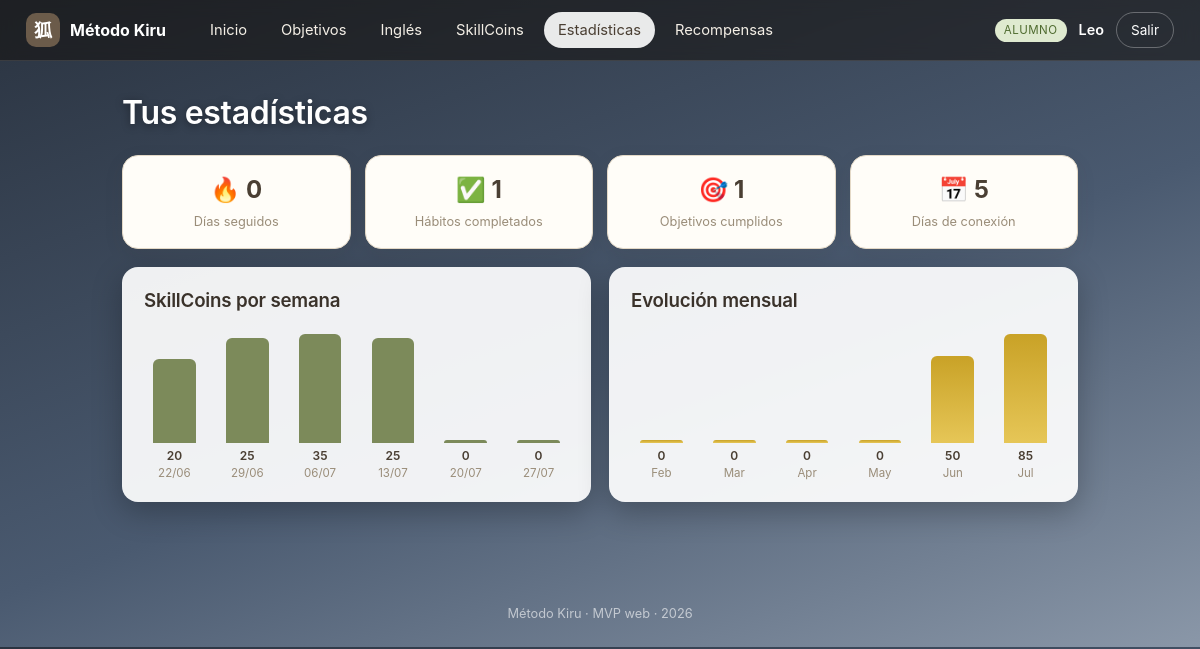
The app's page /alumno/estadisticas.php (signed in) with its own data.
### tables this page shows
CREATE TABLE `usuarios` (
  `id` int(11) NOT NULL AUTO_INCREMENT,
  `username` varchar(50) NOT NULL,
  `password_hash` varchar(255) NOT NULL,
  `rol` enum('alumno','mentor','admin') NOT NULL,
  `nombre` varchar(100) NOT NULL,
  `creado_en` timestamp NOT NULL DEFAULT current_timestamp(),
  PRIMARY KEY (`id`),
  UNIQUE KEY `username` (`username`)
);

CREATE TABLE `alumnos` (
  `id` int(11) NOT NULL AUTO_INCREMENT,
  `usuario_id` int(11) NOT NULL,
  `edad` int(11) DEFAULT NULL,
  `mentor_id` int(11) DEFAULT NULL,
  `nivel_id` int(11) DEFAULT NULL,
  `avatar` varchar(40) DEFAULT 'zorro',
  `mensaje_diario` text DEFAULT NULL,
  `ultima_conexion` datetime DEFAULT NULL,
  PRIMARY KEY (`id`),
  KEY `usuario_id` (`usuario_id`),
  CONSTRAINT `alumnos_ibfk_1` FOREIGN KEY (`usuario_id`) REFERENCES `usuarios` (`id`) ON DELETE CASCADE
);

### includes/functions.php (called while the page is built, shortened)
<?php
require_once __DIR__ . '/../config/db.php';
function e(?string $s): string
{
    return htmlspecialchars($s ?? '', ENT_QUOTES, 'UTF-8');
}
function url(string $path = ''): string
{
    return BASE_URL . '/' . ltrim($path, '/');
}
function asset(string $path): string
{
    $full = __DIR__ . '/../' . ltrim($path, '/');
    $v = @filemtime($full) ?: 1;
    return url($path) . '?v=' . $v;
}
function current_user(): ?array
{
    $stmt = db()->prepare('SELECT * FROM usuarios WHERE id = ?');
    $stmt->execute([$_SESSION['user_id']]);
    return $stmt->fetch() ?: null;
}
function require_login(array $roles = []): array
{
    $user = current_user();
    return $user;
}
function alumno_por_usuario(int $usuarioId): ?array
{
    $stmt = db()->prepare('SELECT * FROM alumnos WHERE usuario_id = ?');
    $stmt->execute([$usuarioId]);
    return $stmt->fetch() ?: null;
}
function sc_total(int $alumnoId): int
{
    $stmt = db()->prepare('SELECT COALESCE(SUM(cantidad),0) FROM skillcoins_log WHERE alumno_id = ?');
    $stmt->execute([$alumnoId]);
    return (int) $stmt->fetchColumn();
}
function niveles_todos(): array
{
    return db()->query('SELECT * FROM niveles ORDER BY orden')->fetchAll();
}
function nivel_actual(array $alumno): array
{
    $niveles = niveles_todos();
    $total = sc_total((int) $alumno['id']);
    $actual = $niveles[0];
    foreach ($niveles as $n) {
        if ($total >= (int) $n['skillcoins_necesarias']) {
            $actual = $n;
        }
    }
    return $actual;
}
function racha_dias(int $alumnoId): int
{
    $stmt = db()->prepare('SELECT fecha FROM conexiones WHERE alumno_id = ? ORDER BY fecha DESC LIMIT 60');
    $stmt->execute([$alumnoId]);
    $fechas = array_column($stmt->fetchAll(), 'fecha');
    $racha = 0;
    $cursor = new DateTime('today');
    return $racha;
}

### config/db.php (called while the page is built, shortened)
<?php
function db(): PDO
{
    static $pdo = null;
    if ($pdo === null) {
        $dsn = 'mysql:host=' . DB_HOST . ';port=' . DB_PORT . ';dbname=' . DB_NAME . ';charset=utf8mb4';
        try {
            $pdo = new PDO($dsn, DB_USER, DB_PASS, [
                PDO::ATTR_ERRMODE            => PDO::ERRMODE_EXCEPTION,
                PDO::ATTR_DEFAULT_FETCH_MODE => PDO::FETCH_ASSOC,
                PDO::ATTR_EMULATE_PREPARES   => false,
            ]);
        } catch (PDOException $e) {
            die('<h2>Error de conexión a la base de datos.</h2>'
                . '<p>¿Has ejecutado <a href="' . BASE_URL . '/install.php">install.php</a>? '
                . '¿MySQL está encendido en XAMPP?</p>'
                . '<pre>' . htmlspecialchars($e->getMessage()) . '</pre>');
        }
    }
    return $pdo;
}

### includes/alumno_ctx.php (called while the page is built, shortened)
<?php
require_once __DIR__ . '/functions.php';
$user = require_login(['alumno']);
$alumno = alumno_por_usuario((int) $user['id']);
$alumno['nombre']   = $user['nombre'];
$alumno['username'] = $user['username'];
$nivel = nivel_actual($alumno);

### alumno/estadisticas.php (the view, shortened to what this page needs)
<?php
require_once __DIR__ . '/../includes/alumno_ctx.php';
require_once __DIR__ . '/../includes/layout.php';
$aid = (int) $alumno['id'];
$semanas = [];
for ($i = 5; $i >= 0; $i--) {
    $ini = (new DateTime("monday this week"))->modify("-$i week");
    $fin = (clone $ini)->modify('+7 days');
    $st = db()->prepare('SELECT COALESCE(SUM(cantidad),0) FROM skillcoins_log WHERE alumno_id=? AND fecha>=? AND fecha<?');
    $st->execute([$aid, $ini->format('Y-m-d'), $fin->format('Y-m-d')]);
    $semanas[] = ['lbl' => $ini->format('d/m'), 'val' => (int) $st->fetchColumn()];
}
$racha       = racha_dias($aid);
$habitosOk   = (int) db()->query("SELECT COUNT(*) FROM habitos WHERE alumno_id=$aid AND completado=1")->fetchColumn();
$objetivosOk = (int) db()->query("SELECT COUNT(*) FROM objetivos WHERE alumno_id=$aid AND completado=1")->fetchColumn();
$conexiones  = (int) db()->query("SELECT COUNT(*) FROM conexiones WHERE alumno_id=$aid")->fetchColumn();
function barras(array $datos, string $clase = ''): void
{
    $max = max(1, max(array_column($datos, 'val')));
    echo '<div class="barchart">';
    foreach ($datos as $d) {
        $h = round($d['val'] / $max * 100);
        echo '<div class="bar-col"><div class="bar ' . e($clase) . '" style="height:' . $h . '%" title="' . $d['val'] . '"></div>'
           . '<span class="bar-val">' . $d['val'] . '</span><span class="bar-lbl">' . e($d['lbl']) . '</span></div>';
    }
    echo '</div>';
}
render_header('Estadísticas', 'alumno', $mundo, nav_alumno('estadisticas'));
?>
<h1 class="page-title">Tus estadísticas</h1>
<div class="stat-row">
    <div class="stat-card"><span class="stat-num">🔥 <?= $racha ?></span><span>Días seguidos</span></div>
    <div class="stat-card"><span class="stat-num">✅ <?= $habitosOk ?></span><span>Hábitos completados</span></div>
    <div class="stat-card"><span class="stat-num">🎯 <?= $objetivosOk ?></span><span>Objetivos cumplidos</span></div>
    <div class="stat-card"><span class="stat-num">📅 <?= $conexiones ?></span><span>Días de conexión</span></div>
</div>
<div class="grid-2">
    <div class="card">
        <h3>SkillCoins por semana</h3>
        <?php barras($semanas); ?>
    </div>
    <div class="card">
        <h3>Evolución mensual</h3>
    </div>
</div>
<?php render_footer(); ?>

### includes/layout.php (shortened to what this page needs)
<?php
require_once __DIR__ . '/functions.php';
function render_header(string $titulo, string $tema = 'panel', string $mundo = '', ?array $nav = null): void
{
    $user = current_user();
    $bodyClass = $tema === 'alumno' ? 'tema-alumno mundo-' . $mundo : 'tema-panel';
    ?>
<!DOCTYPE html>
<html lang="es">
<head>
    <link rel="stylesheet" href="<?= asset('assets/css/style.css') ?>">
</head>
<body class="<?= e($bodyClass) ?>">
<header class="topbar">
    <a class="brand" href="<?= url('index.php') ?>" title="Ir a la página principal">
        <span class="brand-mark">狐</span>
        <span class="brand-name"><?= e(APP_NAME) ?></span>
    </a>
    <?php if ($nav): ?>
    <nav class="mainnav">
        <?php foreach ($nav as $item): ?>
            <a href="<?= url($item[1]) ?>" class="<?= !empty($item[2]) ? 'active' : '' ?>"><?= e($item[0]) ?></a>
        <?php endforeach; ?>
    </nav>
    <?php endif; ?>
    <?php if ($user): ?>
    <div class="topbar-user">
        <span class="rolechip rol-<?= e($user['rol']) ?>"><?= e(ucfirst($user['rol'])) ?></span>
        <span class="uname"><?= e($user['nombre']) ?></span>
        <a class="btn-logout" href="<?= url('logout.php') ?>">Salir</a>
    </div>
    <?php endif; ?>
</header>
<main class="wrap">
<?php
}
function render_footer(): void
{
    ?>
</main>
<footer class="foot">Método Kiru · MVP web · <?= date('Y') ?></footer>
</body>
</html>
<?php
}

### assets/css/style.css (style rules this page uses)
:root { --arena: #e9e0cf; --crema: #f6f1e7; --crema2: #fffdf8; --marron: #6b5b4a; --marron-osc: #4a3f33; --oliva: #7c8a5a; --dorado: #c9a227; --texto: #3a322a; --muted: #9a8d79; --linea: #e4d9c7; --sombra: 0 6px 20px rgba(74, 63, 51, .08); --radio: 16px; }
* { box-sizing: border-box; }
body { margin: 0; font-family: -apple-system, "Segoe UI", system-ui, sans-serif; color: var(--texto); background: var(--crema); line-height: 1.5; }
a { color: var(--marron); }
h1, h2, h3, h4 { margin: 0 0 .4em; font-weight: 600; letter-spacing: -.01em; }
.topbar { display: flex; align-items: center; gap: 22px; padding: 12px 26px; background: var(--crema2); border-bottom: 1px solid var(--linea); position: sticky; top: 0; z-index: 20; }
.brand { display: flex; align-items: center; gap: 10px; font-weight: 700; text-decoration: none; }
.brand-mark { width: 34px; height: 34px; display: grid; place-items: center; border-radius: 10px; background: var(--marron); color: #fff; font-size: 18px; }
.brand-name { color: var(--marron-osc); }
.mainnav { display: flex; gap: 6px; margin-left: 8px; flex-wrap: wrap; }
.mainnav a { text-decoration: none; color: var(--marron); padding: 7px 14px; border-radius: 999px; font-size: .92rem; }
.mainnav a.active { background: var(--marron); color: #fff; }
.topbar-user { margin-left: auto; display: flex; align-items: center; gap: 12px; }
.uname { font-weight: 600; font-size: .9rem; }
.rolechip { font-size: .72rem; padding: 3px 9px; border-radius: 999px; background: var(--arena); color: var(--marron-osc); text-transform: uppercase; letter-spacing: .04em; }
.rol-alumno { background: #dfead0; color: #4f6b2f; }
.btn-logout { text-decoration: none; font-size: .85rem; padding: 7px 14px; border-radius: 999px; border: 1px solid var(--linea); color: var(--marron); }
.wrap { max-width: 1080px; margin: 0 auto; padding: 28px 22px 60px; }
.page-title { margin-bottom: 18px; }
.foot { text-align: center; color: var(--muted); font-size: .8rem; padding: 24px; }
.grid-2 { display: grid; grid-template-columns: 1fr 1fr; gap: 18px; }
.card { background: var(--crema2); border: 1px solid var(--linea); border-radius: var(--radio); padding: 20px 22px; box-shadow: var(--sombra); margin-bottom: 18px; }
.stat-row { display: grid; grid-template-columns: repeat(4, 1fr); gap: 14px; margin-bottom: 18px; }
.stat-card { background: var(--crema2); border: 1px solid var(--linea); border-radius: var(--radio); padding: 16px; text-align: center; box-shadow: var(--sombra); display: flex; flex-direction: column; gap: 4px; }
.stat-num { font-size: 1.5rem; font-weight: 700; color: var(--marron-osc); }
.stat-card span:last-child { font-size: .8rem; color: var(--muted); }
.barchart { display: flex; align-items: flex-end; gap: 12px; height: 160px; padding-top: 12px; }
.bar-col { flex: 1; display: flex; flex-direction: column; align-items: center; height: 100%; justify-content: flex-end; }
.bar { width: 70%; min-height: 3px; background: var(--oliva); border-radius: 6px 6px 0 0; transition: height .5s; }
.bar.gold { background: linear-gradient(180deg, var(--dorado), #e6c657); }
.bar-val { font-size: .75rem; color: var(--marron-osc); margin-top: 4px; font-weight: 600; }
.bar-lbl { font-size: .72rem; color: var(--muted); }
.tema-alumno { color: #f4efe6; }
.tema-alumno .wrap { max-width: 1000px; }
.tema-alumno .topbar { background: rgba(20, 18, 14, .55); border-bottom: 1px solid rgba(255,255,255,.12); backdrop-filter: blur(8px); }
.tema-alumno .brand-name, .tema-alumno .uname { color: #fff; }
.tema-alumno .mainnav a { color: #f4efe6; }
.tema-alumno .mainnav a.active { background: rgba(255,255,255,.9); color: var(--marron-osc); }
.tema-alumno .btn-logout { color: #fff; border-color: rgba(255,255,255,.3); }
.tema-alumno .foot { color: rgba(255,255,255,.6); }
.tema-alumno .card { background: rgba(255,255,255,.92); color: var(--texto); border: none; box-shadow: 0 10px 30px rgba(0,0,0,.25); }
.tema-alumno .page-title { color: #fff; text-shadow: 0 2px 8px rgba(0,0,0,.4); }
.tema-alumno::before { content: ""; position: fixed; inset: 0; z-index: -2; background-size: cover; background-position: center; }
.mundo-ciudad { background: linear-gradient(160deg, #2a3340, #4a5a70 55%, #8a97a8); }
body { overflow-x: clip; }

### records on screen
usuarios: rol "ALUMNO", nombre "Leo"
alumnos: id "1"

### other values on screen
APP_NAME "Método Kiru"
$item[0] "Inicio"
$item[0] "Objetivos"
$item[0] "Inglés"
$item[0] "SkillCoins"
$item[0] "Estadísticas"
$item[0] "Recompensas"
$racha "0"
$conexiones "5"
$d['val'] "20"
$d['lbl'] "22/06"
$d['val'] "25"
$d['lbl'] "29/06"
$d['val'] "35"
$d['lbl'] "06/07"
